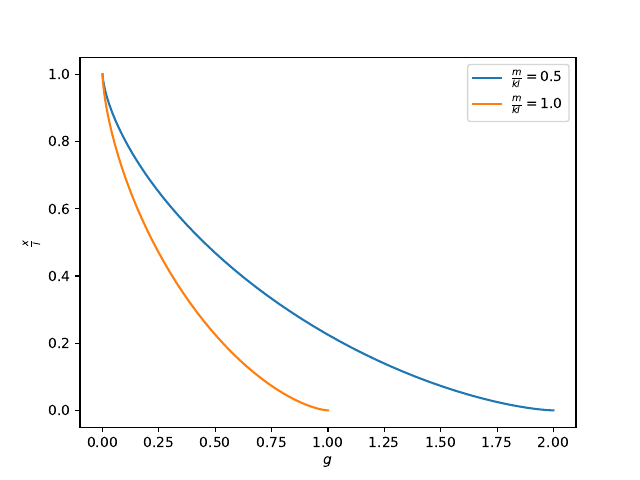

Python code for this plot:
import numpy as np
import matplotlib.pyplot as plt

g_array_1 = np.linspace(0, 2, 2000)
x_array_1 = (1 - (0.5 * g_array_1)**(2 / 3))**(3 / 2)
g_array_2 = np.linspace(0, 1, 1000)
x_array_2 = (1 - (g_array_2)**(2 / 3))**(3 / 2)

plt.plot(g_array_1, x_array_1, label="$\\frac{m}{kl} = 0.5$")
plt.plot(g_array_2, x_array_2, label="$\\frac{m}{kl} = 1.0$")
plt.legend()
plt.xlabel("$g$")
plt.ylabel("$\\frac{x}{l}$")
plt.savefig("1_boundary.pdf")
plt.show()